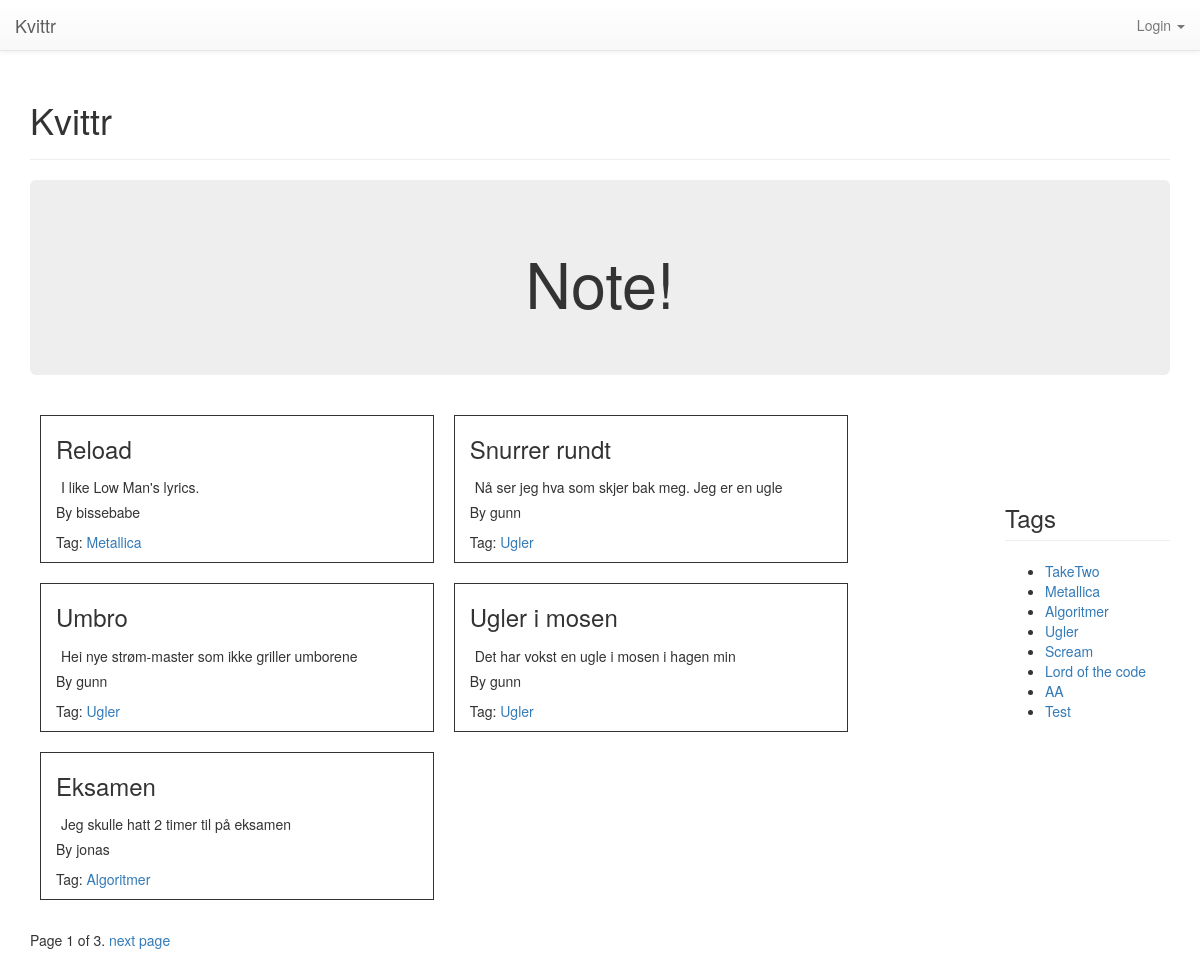
The app's page /, older data.
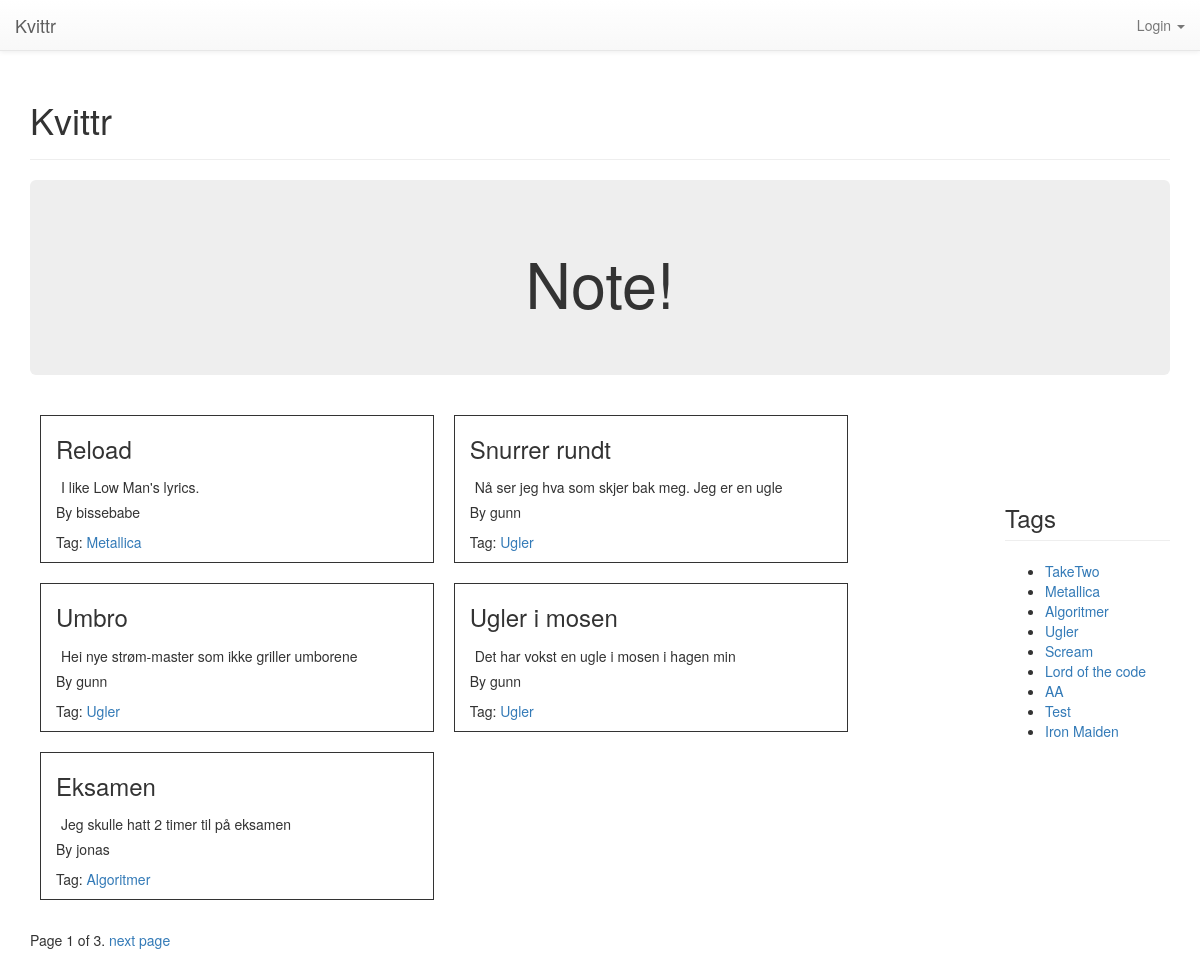
The same page, newer data.
### notes/models.py (models this page shows, shortened)
class Note(models.Model):
	label = models.CharField(max_length = 30)
	body = models.TextField()
	timestamp = models.DateTimeField(auto_now_add=True)
	tags = models.ManyToManyField('Tag', related_name='notes')
	author = models.ForeignKey(User)
	num_likes = models.PositiveIntegerField(default=0)

class Tag(models.Model):
	label = models.CharField(max_length = 30)
	slug = models.SlugField(max_length=30)
	def __unicode__(self):
		return self.label

### kvittr/views.py (the view)
# urls.py: url(r'^$', home_view, name='home'),
def home_view(request):
	notes = Note.objects.all().order_by('-timestamp')
	page_number = request.GET.get('page')
	paginator = Paginator(notes, 5)
	try:
		notes = paginator.page(page_number)
	except PageNotAnInteger:
		notes = paginator.page(1)
	except EmptyPage:
		notes = paginator.page(paginator.num_pages)
	tags = Tag.objects.all()
	context = {
		'notes': notes,
		'tags': tags
		}
	return render(request, 'home.html', context)

### templates/home.html (shortened to what this page needs)
{% extends 'base.html' %}
{% block pagecontent %}
<div class="jumbotron">
	<h1 align="center">Note!</h1>
</div>
<div class="row">
{% if user.is_authenticated %}
	<div class="col-sm-10">
		{% if notes%}
			{% for note in notes %}
				<div class="col-sm-5" style="border: 1px solid; margin: 10px;">
					<h3 class="page-header"> <a href="{% url 'notes:detailnote' %}?id={{note.id}}">{{ note.label }}</a></h3>
					<div style="padding: 5px;">
						<p>{{ note.body }}</p>
					</div>
					{% for tag in note.tags.all %}
						<p>Tag: <a href="{% url 'notes:tagsearch' slug=tag.slug %}">{{tag}}</a></p>
					{% endfor %}
					<div>
						<p style="float: left;">By {{ note.author }}</p>
						{% if note and note.author == request.user %}
							<a style="float: right;" href="{% url 'notes:addnote' %}?id={{note.id}}">Edit Note</a>
						{% endif %}
					</div>
				</div>
			{% endfor %}
		{% else %}
			<div class="col-sm-12">
				<h3>No notes yet</h3>
			</div>
		{% endif %}
	</div>
	<div class="col-sm-2">
		<h3 class="page-header">Tags</h3>
		<ul>
			{% if tags %}
				{% for tag in tags %}
					<li>
						<a href="{% url 'notes:tagsearch' slug=tag.slug %}">{{tag}}</a>
					</li>
				{% endfor %}
			{% else %}
				<div class="alert alert-warning">No tags yet</div>
			{% endif %}
		</ul>
	</div>
{% else %}
	<div class="col-sm-10">
		{% if notes%}
			{% for note in notes %}
				<div class="col-sm-5" style="border: 1px solid; margin: 10px;">
					<h3> {{ note.label }}</h3>
					<div style="padding: 5px;">
						{{ note.body }}
					</div>
					<p style="float: left;">By {{ note.author }}</p>
					{% for tag in note.tags.all %}
						<p style="clear: both;">Tag: <a href="{% url 'notes:tagsearch' slug=tag.slug %}">{{tag}}</a></p>
					{% endfor %}
				</div>
			{% endfor %}
		{% endif %}
	</div>
	<div class="col-sm-2">
		<h3 class="page-header">Tags</h3>
		<ul>
			{% if tags %}
				{% for tag in tags %}
					<li>
						<a href="{% url 'notes:tagsearch' slug=tag.slug %}">{{tag}}</a>
					</li>
				{% endfor %}
			{% endif %}
		</ul>
	</div>
{% endif %}
</div>
<div class="pagination">
	<span class"step-links">
    <span class="current">
    	Page {{ notes.number }} of {{ notes.paginator.num_pages }}.
    </span>
    {% if notes.has_next %}
    	<a href="?page={{ notes.next_page_number }}">next page</a>
    {% endif %}
  </span>
</div>
{% endblock pagecontent %}

Row changes from the older to the newer data that the page shows:
added Tag: label "Iron Maiden", shown under "Tags"
